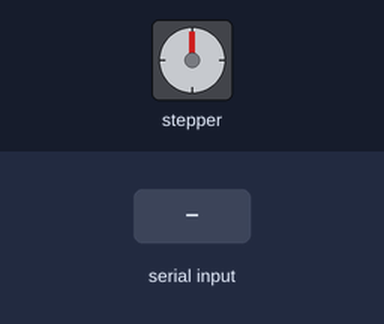
The sketch below on a simulated Arduino Uno, built with avr-gcc and run on an emulated ATmega328P. On the bench: stepper motor. The inputs (shaded band) are chosen by the test bench. Stepper angles assume 200 steps per turn; what the sketch prints to the serial monitor is not drawn.

Above: at 1.2 s.
1.3 s: "90,45\n" received over Serial
Timing chart, 0 to 4.3 s (numbered marks = the images above; inputs shaded):
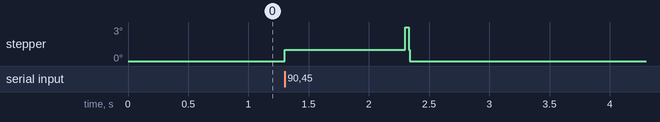

The sketch:

Stepper_code.ino
```cpp
#include <AccelStepper.h>
#define dirPin 2
#define stepPin 3
#define motorInterfaceType 1
float i;
// Create a new instance of the AccelStepper class:
AccelStepper stepper = AccelStepper(motorInterfaceType, stepPin, dirPin);

void setup()
{
//  stepper.setEnablePin(8);
stepper.setMaxSpeed(5000);
stepper.setAcceleration(8000);
Serial.begin(57600);
i=0;
}

void loop() {
stepper.moveTo(i);
//stepper.runToPosition();
stepper.run();
if(Serial.available() != 0)
{
  Serial.println("ran");
  i=Serial.parseInt();
  i=(i*6400)/360;
//  i=i*11;
//  i=i*6400;
}
//delay(1000);
}
```
